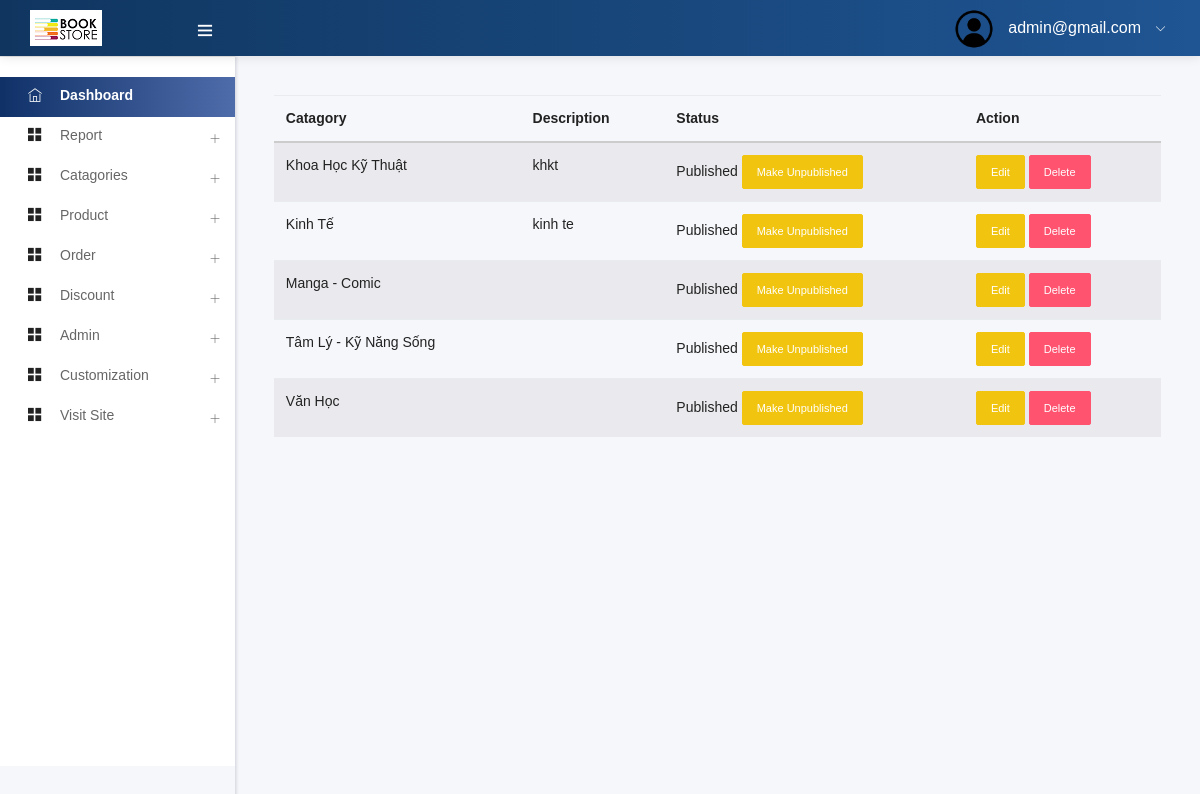
The app's page /admin/manage_cata.php (signed in) with its own data.
### tables this page shows
CREATE TABLE `add_logo` (
  `id` int NOT NULL,
  `img` varchar(200) NOT NULL
);

CREATE TABLE `category` (
  `name` varchar(30) NOT NULL,
  `description` text,
  `display` tinyint(1) DEFAULT '1'
);

### admin/manage_cata.php (called while the page is built, shortened)
<?php
    include ("template.php");
?>

### model/DB.php (called while the page is built, shortened)
<?php
class DB{
    function __construct(){
        $servername = "localhost";
        $username = "root";
        $password = "12341234";
        $dbname = "book_ecommerce";
        $this->conn = mysqli_connect($servername, $username, $password, $dbname);
    }
}
?>

### model/Customization.php (called while the page is built, shortened)
<?php
include_once('DB.php');
class Customization extends DB{
   function display_logo(){
       $query = "SELECT * FROM add_logo";
       $result = mysqli_query($this->conn, $query);
       if (mysqli_num_rows($result) > 0) {
           $logo_datas = array();
           while($row = mysqli_fetch_assoc($result)){
               $logo_datas[] = $row;
           }
           return $logo_datas;
       }
   }
}
?>

### model/Category.php (called while the page is built, shortened)
<?php
include_once('DB.php');
class Category extends DB{
   function getCategory(){
       $query = "SELECT * FROM category";
       $result = mysqli_query($this->conn, $query);
       if (mysqli_num_rows($result) > 0) {
           $category_datas = array();
           while($row = mysqli_fetch_assoc($result)){
               $category_datas[] = $row;
           }
           return $category_datas;
       }
   }
}
?>

### admin/views/category/manage_cate_view.php (the view, shortened to what this page needs)
<?php
$cateObj = new Category();
$catagories = $cateObj->getCategory();
?>
<div>
    <table class="table table-striped">
        <thead>
            <tr>
                <th>Catagory</th>
                <th>Description</th>
                <th>Status</th>
                <th>Action</th>
            </tr>
        </thead>
        <tbody>
            <?php foreach ($catagories as $cate) { ?>
                <tr>
                    <td><?php echo $cate['name'] ?></td>
                    <td><?php echo $cate['description'] ?></td>
                    <td>
                        <?php
                        if ($cate['display'] == 0) {
                            echo "Unpublished";
                        ?>
                            <a href="?status=published&&name=<?php echo $cate['name'] ?>" class="btn btn-sm btn-success">Make Published</a>
                        <?php
                        } else {
                            echo "Published";
                        ?>
                            <a href="?status=unpublished&&name=<?php echo $cate['name'] ?>" class="btn btn-sm btn-warning">Make Unpublished</a>
                        <?php } ?>
                    </td>
                    <td>
                        <a href="edit_cata.php?status=edit&&name=<?php echo $cate['name'] ?>" class="btn btn-sm btn-warning">Edit</a>
                        <a href="?status=delete&&name=<?php echo $cate['name'] ?>" class="btn btn-sm btn-danger">Delete</a>
                    </td>
                </tr>
            <?php } ?>
        </tbody>
    </table>
</div>

### admin/includes/headernav.php (shortened to what this page needs)
<?php
include("../model/Customization.php");
?>
<nav class="navbar header-navbar pcoded-header">
    <div class="navbar-wrapper">
        <div class="navbar-logo">
            <a class="mobile-menu" id="mobile-collapse" href="#!">
                <i class="ti-menu"></i>
            </a>
            <a href="index.php">
                <?php
                $customObj = new Customization();
                $logo_info = $customObj->display_logo();
                $logo = $logo_info[0];
                ?>
                <img class="img-fluid" src="uploads/<?php echo $logo['img']; ?>" alt="Theme-Logo" />
        </div>
        <div class="navbar-container container-fluid">
            <ul class="nav-right">
                <li class="user-profile header-notification">
                    <a href="#!">
                        <img src="assets/images/admin-avatar.png" class="img-radius" alt="User-Profile-Image">
                        <span> <?php echo $admin_email ?> </span>
                        <i class="ti-angle-down"></i>
                    </a>
                </li>
            </ul>
        </div>
    </div>
</nav>

### records on screen
add_logo: img (picture)
category: name "Khoa Học Kỹ Thuật", description "khkt"
category: name "Kinh Tế", description "kinh te"
category: name "Manga - Comic"
category: name "Tâm Lý - Kỹ Năng Sống"
category: name "Văn Học"

### other values on screen
$admin_email "admin@gmail.com"
